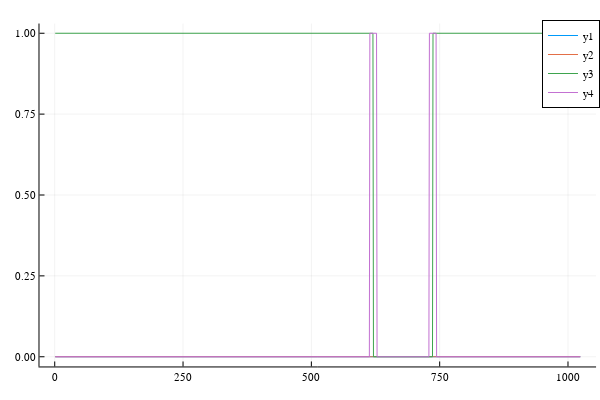

Notebook cell for this chart:
### Code cell
# pulse design for the excitation pulse

d1 = 0.01
d2 = 0.01

# set up target pattern
N = length(rfp_abs);

b1 = (0:0.004:0.004*1023)  # Gauss
nb1 = length(b1);


Mxd = zeros(nb1, 1)
Myd = zeros(nb1, 1)
Mzd = ones(nb1, 1)
Mzd[abs.(collect(b1) .- 925 ./nb1*3) .< (79 ./nb1*3)] .= 0
w = zeros(nb1, 1)
w[abs.(collect(b1) .- 846 ./nb1*3) .< (10 ./nb1*3)] .= d1 / d2
w[abs.(collect(b1) .- 1004 ./nb1*3) .< (10 ./nb1*3)] .= 1.0;

plot(Mxd)
plot!(Myd)
plot!(Mzd)
plot!(w)

### Figure 1 — Plotly figure (JSON) as saved in the notebook; plotly's stock layout.template omitted (floating-point values rounded to 4 significant figures; data arrays with more than 128 entries replaced by an {"elided": "..."} marker saying what was removed)
{"data": [{"colorbar": {"title": ""}, "legendgroup": "y1", "line": {"color": "rgba(0, 154, 250, 1.000)", "dash": "solid", "shape": "linear", "width": 1}, "mode": "lines", "name": "y1", "showlegend": true, "type": "scatter", "x": {"elided": "1024 int values"}, "xaxis": "x", "y": {"elided": "1024 int values"}, "yaxis": "y", "zmax": null, "zmin": null}, {"colorbar": {"title": ""}, "legendgroup": "y2", "line": {"color": "rgba(227, 111, 71, 1.000)", "dash": "solid", "shape": "linear", "width": 1}, "mode": "lines", "name": "y2", "showlegend": true, "type": "scatter", "x": {"elided": "1024 int values"}, "xaxis": "x", "y": {"elided": "1024 int values"}, "yaxis": "y", "zmax": null, "zmin": null}, {"colorbar": {"title": ""}, "legendgroup": "y3", "line": {"color": "rgba(62, 164, 78, 1.000)", "dash": "solid", "shape": "linear", "width": 1}, "mode": "lines", "name": "y3", "showlegend": true, "type": "scatter", "x": {"elided": "1024 int values"}, "xaxis": "x", "y": {"elided": "1024 int values"}, "yaxis": "y", "zmax": null, "zmin": null}, {"colorbar": {"title": ""}, "legendgroup": "y4", "line": {"color": "rgba(195, 113, 210, 1.000)", "dash": "solid", "shape": "linear", "width": 1}, "mode": "lines", "name": "y4", "showlegend": true, "type": "scatter", "x": {"elided": "1024 int values"}, "xaxis": "x", "y": {"elided": "1024 int values"}, "yaxis": "y", "zmax": null, "zmin": null}], "layout": {"annotations": [], "height": 400, "legend": {"bgcolor": "rgba(255, 255, 255, 1.000)", "bordercolor": "rgba(0, 0, 0, 1.000)", "borderwidth": 1, "font": {"color": "rgba(0, 0, 0, 1.000)", "family": "sans-serif", "size": 11}, "title": {"font": {"color": "rgba(0, 0, 0, 1.000)", "family": "sans-serif", "size": 15}, "text": ""}, "tracegroupgap": 0, "traceorder": "normal", "x": 1, "xanchor": "auto", "y": 1, "yanchor": "auto"}, "margin": {"b": 20, "l": 0, "r": 0, "t": 20}, "paper_bgcolor": "rgba(255, 255, 255, 1.000)", "plot_bgcolor": "rgba(255, 255, 255, 1.000)", "showlegend": true, "width": 600, "xaxis": {"anchor": "y", "domain": [0.06582, 0.9934], "gridcolor": "rgba(0, 0, 0, 0.100)", "gridwidth": 0.5, "linecolor": "rgba(0, 0, 0, 1.000)", "mirror": false, "range": [-29.69, 1055.0], "showgrid": true, "showline": true, "showticklabels": true, "tickangle": 0, "tickcolor": "rgb(0, 0, 0)", "tickfont": {"color": "rgba(0, 0, 0, 1.000)", "family": "sans-serif", "size": 11}, "tickmode": "array", "ticks": "inside", "ticktext": ["0", "250", "500", "750", "1000"], "tickvals": [0, 250, 500, 750, 1000], "title": "", "titlefont": {"color": "rgba(0, 0, 0, 1.000)", "family": "sans-serif", "size": 15}, "type": "-", "visible": true, "zeroline": false, "zerolinecolor": "rgba(0, 0, 0, 1.000)"}, "yaxis": {"anchor": "x", "domain": [0.03762, 0.9902], "gridcolor": "rgba(0, 0, 0, 0.100)", "gridwidth": 0.5, "linecolor": "rgba(0, 0, 0, 1.000)", "mirror": false, "range": [-0.03, 1.03], "showgrid": true, "showline": true, "showticklabels": true, "tickangle": 0, "tickcolor": "rgb(0, 0, 0)", "tickfont": {"color": "rgba(0, 0, 0, 1.000)", "family": "sans-serif", "size": 11}, "tickmode": "array", "ticks": "inside", "ticktext": ["0.00", "0.25", "0.50", "0.75", "1.00"], "tickvals": [0, 0.25, 0.5, 0.75, 1], "title": "", "titlefont": {"color": "rgba(0, 0, 0, 1.000)", "family": "sans-serif", "size": 15}, "type": "-", "visible": true, "zeroline": false, "zerolinecolor": "rgba(0, 0, 0, 1.000)"}}}
